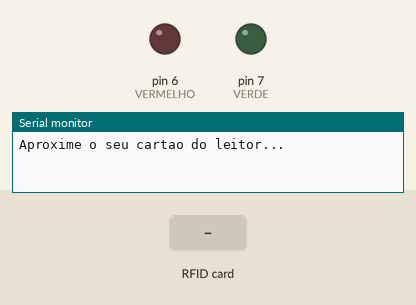
Recording of a sketch running on a simulated Arduino Uno, built with avr-gcc and run on an emulated ATmega328P. Shown: output pins drawn as LEDs (lit = HIGH), the last lines printed to the serial monitor. The inputs (shaded band) are chosen by the test bench. Pins used as bus, display or sensor lines are not drawn.

Above: at 1.2 s.
1.3 s: RFID card 80 81 B8 79 held to the reader
At 1.8 s:
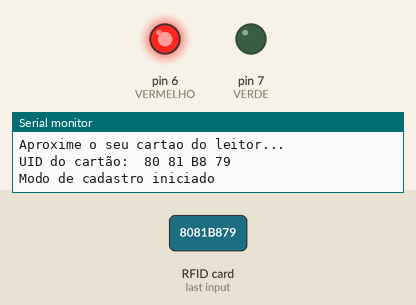
2.8 s: RFID card 5E 7A 19 C4 held to the reader
At 4.7 s:
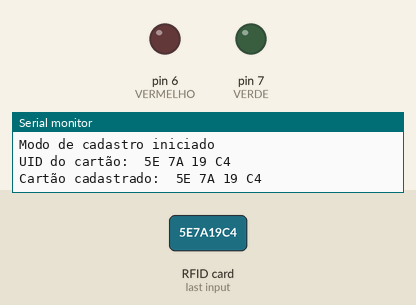
5.8 s: RFID card 5E 7A 19 C4 held to the reader
At 6.3 s:
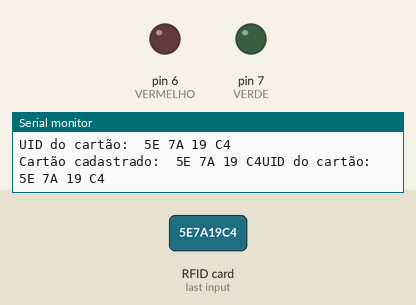
Timing chart, 0 to 8.8 s (numbered marks = the images above; inputs shaded):
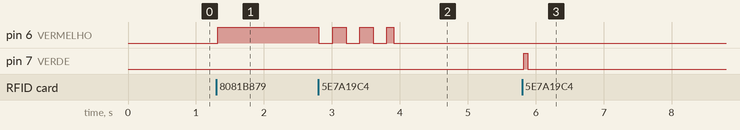

Measured:
- after the input at 1.3 s, pin 6 (VERMELHO): LOW → HIGH at once
- after the input at 2.8 s, pin 6 (VERMELHO): HIGH → LOW at once, then repeats every 0.40 s: HIGH 0.20 s, LOW 0.20 s
- after the input at 5.8 s, pin 7 (VERDE): LOW → HIGH at once, → LOW 0.06 s later

The sketch:

Cadastra_Cartao.ino
```cpp
/**
 * Este código cadastra cartões por meio do RFID
 */

#include <SPI.h>
#include <MFRC522.h>

// Pinos do Sensor de Cartão
#define SS_PIN 10
#define RST_PIN 9
#define VERMELHO 6 // Pino do LED Vermelho
#define VERDE 7 // Pino do LED Verde

// Coloque aqui o ID do Cartão Mestre
// Este ID aparece no Monitor Serial quando escaneia um cartão
String cartaoMestre = "80 81 B8 79";

String cartaoAnterior;
String cartoesCadastrados[10];
int numeroDeCartoesCadastrados = 0;
#define adicionarCartao(d) cartoesCadastrados[numeroDeCartoesCadastrados++] = d
bool modo_cadastrar = false;

MFRC522 sensorDeCartao(SS_PIN, RST_PIN);

void setup() {
  pinMode(VERDE, OUTPUT); // LED Verde
  pinMode(VERMELHO, OUTPUT); // LED Vermelho

  Serial.begin(9600);
  SPI.begin();
  sensorDeCartao.PCD_Init();

  Serial.println("Aproxime o seu cartao do leitor...\n");
}

void loop() {
  int temCartao = sensorDeCartao.PICC_IsNewCardPresent();
  int leuCartao = sensorDeCartao.PICC_ReadCardSerial();

  if (!temCartao || !leuCartao) {
    // Se nenhum cartão for detectado
    cartaoAnterior = "";
    digitalWrite(VERDE, LOW); // Apaga o LED verde
  } else {
    // Cartão detectado
    String cartao = "";

    // Pega o ID do Cartão
    byte letra;
    for (byte i = 0; i < sensorDeCartao.uid.size; i++) {
      cartao.concat(String(sensorDeCartao.uid.uidByte[i] < 0x10 ? " 0" : " "));
      cartao.concat(String(sensorDeCartao.uid.uidByte[i], HEX));
    }
    cartao.toUpperCase();
    Serial.println("UID do cartão: " + cartao + "\n");

    // Não executa se o cartão perto do sensor continua o mesmo
    if (cartao != cartaoAnterior) {
      // Se estiver no modo de cadastro
      if (modo_cadastrar) {
        modo_cadastrar = false;
        adicionarCartao(cartao);
        Serial.print("Cartão cadastrado: " + cartao);
        piscarLED(VERMELHO);
      }

      // Se o cartão for o mestre
      else if (cartao.substring(1) == cartaoMestre) {
        modo_cadastrar = true;
        Serial.println("Modo de cadastro iniciado");
        digitalWrite(VERMELHO, HIGH);
      }

      // Se o cartão for outro
      else {
        for (int i = 0; i < numeroDeCartoesCadastrados; i++) {
          if (cartao == cartoesCadastrados[i]) {
            digitalWrite(VERDE, HIGH);
          }
        }
      }

      cartaoAnterior = cartao;
    }

    sensorDeCartao.PICC_IsNewCardPresent();
    sensorDeCartao.PICC_ReadCardSerial();
  }
}

// Função para piscar o LED
void piscarLED(int led) {
  digitalWrite(led, LOW);
  delay(200);
  digitalWrite(led, HIGH);
  delay(200);
  digitalWrite(led, LOW);
  delay(200);
  digitalWrite(led, HIGH);
  delay(200);
  digitalWrite(led, LOW);
  delay(200);
  digitalWrite(led, HIGH);
  delay(100);
  digitalWrite(led, LOW);
}
```
